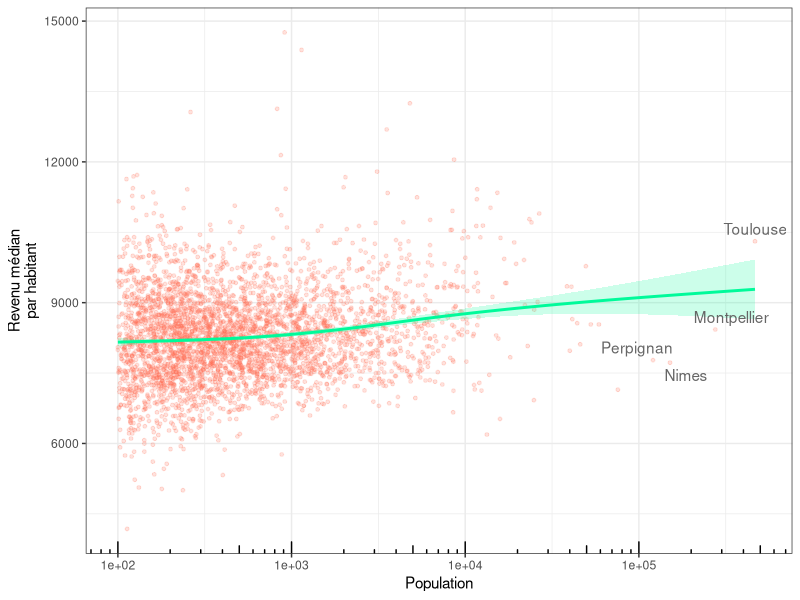
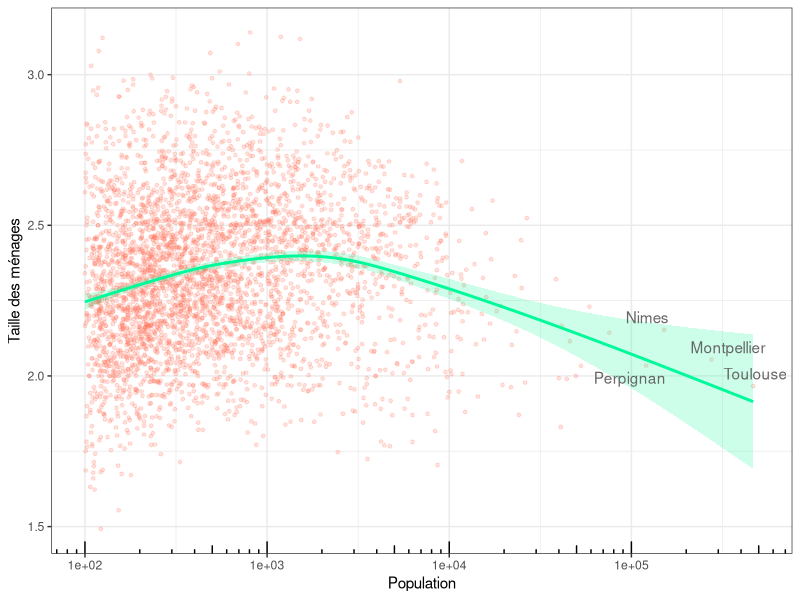

These charts were generated, in order, by the following R code: (Note: this script raises an error after producing the figures.)
## ---- chunk 1
knitr::opts_chunk$set(
    echo = FALSE,
    warning = FALSE, message = FALSE,
    fig.align = "center",
    fig.pos = "h"
)

library(here)
library(tidyverse)
library(cowplot)
library(ggrepel)

theme_set(theme_bw())

occitanie <- read_tsv(here("data", "TDV_hackaviz_2018_utf8.tsv"))

## ---- chunk 2
p_taille <- ggplot(occitanie, aes(
    x = population_2014,
    y = Nombre_personnes_dans_menages_fiscaux / Nombre_menages_fiscaux
)) +
    geom_point(size = 1, alpha = 0.2, color = "coral1") +
    geom_smooth(color = "mediumspringgreen", fill = "mediumspringgreen", alpha = 0.2) +
    geom_text_repel(aes(label = if_else(
        commune %in% c("TOULOUSE", "MONTPELLIER", "NIMES", "PERPIGNAN"),
        stringr::str_to_title(commune),
        NA_character_
    )), color = "gray40") +
    scale_x_log10(limits = c(100, 500000)) +
    annotation_logticks(sides = "b") +
    labs(x = "Population", y = "Taille des ménages")

p_revenu <- ggplot(occitanie, aes(
    x = population_2014,
    y = mediane_du_revenu_disponible_par_unite_de_consommation_euro / (Nombre_personnes_dans_menages_fiscaux / Nombre_menages_fiscaux)
)) +
    geom_point(size = 1, alpha = 0.2, color = "coral1") +
    geom_smooth(color = "mediumspringgreen", fill = "mediumspringgreen", alpha = 0.2) +
    geom_text_repel(aes(label = if_else(
        commune %in% c("TOULOUSE", "MONTPELLIER", "NIMES", "PERPIGNAN"),
        stringr::str_to_title(commune),
        NA_character_
    )), color = "gray40") +
    scale_x_log10(limits = c(100, 500000)) +
    annotation_logticks(sides = "b") +
    labs(x = "Population", y = "Revenu médian\npar habitant")

ggdraw() +
    draw_plot(p_taille, x = 0.00, y = 0.0, w = 0.48, h = 1.0) +
    draw_plot(p_revenu, x = 0.48, y = 0.0, w = 0.52, h = 1.0) +
    draw_plot_label(LETTERS[1:2], x = c(0, 0.5))

## ---- chunk 3

p_age <- select(occitanie, commune, population_2014, moyenne_age_F_2014, moyenne_age_H_2014) %>%
    gather(key = sexe, value = age_moyen, -population_2014, -commune) %>%
    mutate(sexe = if_else(sexe == "moyenne_age_F_2014", "F", "H")) %>%
    ggplot(aes(
        x = population_2014,
        y = age_moyen,
        color = sexe,
        fill = sexe
    )) +
    geom_smooth() +
    scale_x_log10(limits = c(10, 500000)) +
    annotation_logticks(sides = "b") +
    labs(x = "Population", y = "Moyenne d'age")

p_sexratio <- ggplot(occitanie, aes(x = population_2014, y = log2(Total_population_femmes_2014 / Total_population_hommes_2014))) +
    geom_point(size = 1, alpha = 0.2, color = "coral1") +
    geom_smooth(color = "mediumspringgreen", fill = "mediumspringgreen", alpha = 0.2) +
    geom_text_repel(aes(label = if_else(
        commune %in% c("TOULOUSE", "MONTPELLIER", "NIMES", "PERPIGNAN"),
        stringr::str_to_title(commune),
        NA_character_
    )), color = "gray40") +
    scale_x_log10(limits = c(10, 500000)) +
    coord_cartesian(ylim = c(-1, 1)) +
    annotation_logticks(sides = "b") +
    geom_hline(yintercept = 0, linetype = "dashed") +
    labs(x = "Population", y = "<- Hommes | Femmes ->")

ggdraw() +
    draw_plot(p_age     , x = 0.0, y = 0.0, w = 0.55, h = 1.0) +
    draw_plot(p_sexratio, x = 0.55, y = 0.0, w = 0.44, h = 1.0) +
    draw_plot_label(LETTERS[1:2], x = c(0, 0.5))

## ---- chunk 4
select(occitanie, commune, population_2014, Hypermarche:Station_service) %>%
    gather(key = commerce, value = nombre, -commune, -population_2014) %>%
    filter(commerce %in% c("Boulangerie", "Hypermarche", "Librairie_papeterie_journaux")) %>%
    mutate(commerce = {
        mf <- factor(commerce, levels = c("Boulangerie", "Librairie_papeterie_journaux", "Hypermarche"))
        levels(mf) <- c("Boulangerie", "Librairie & papeterie", "Hypermarché")
        mf
    }) %>%
    ggplot(aes(x = population_2014, y = nombre + 1)) +
    geom_point(size = 1.2, alpha = 0.25, color = "coral1") +
    geom_smooth(color = "mediumspringgreen") +
    geom_smooth(color = "grey", method = "lm", se = FALSE) +
    scale_x_log10(limits = c(10, 500000)) +
    scale_y_log10(limits = c(1, 500), breaks = c(1, 10, 100), labels = c(0, 9, 99)) +
    annotation_logticks(sides = "bl") +
    labs(x = "Population", y = "Nombre de magasins") +
    facet_wrap(~commerce)

## ---- chunk 5
commerces <- select(occitanie, commune, population_2014, Hypermarche:Station_service) %>%
    gather(key = commerce, value = nombre, -commune, -population_2014)

premCom <- tibble(
    commerce = unique(commerces$commerce),
    premiere_installation = map_dbl(unique(commerces$commerce), function(x) {
        md <- filter(commerces, commerce == x)
        vars <- tibble(
            var1 = log10(md$population_2014 + 1),
            var2 = log10(md$nombre + 1)
        )
        mlm <- lm(var2 ~ var1, data = vars)
        a <- mlm$coefficients[[2]]
        b <- mlm$coefficients[[1]]
        p <- 10^((log10(2) - b) / a) -1
        p
    }),
    pmin = map_dbl(unique(commerces$commerce), function(x) {
        md <- filter(commerces, commerce == x)
        vars <- tibble(
            var1 = log10(md$population_2014 + 1),
            var2 = log10(md$nombre + 1)
        )
        mlm <- lm(var2 ~ var1, data = vars)
        mci <- confint.lm(mlm)
        amax <- mci[2, 2]
        bmin <- mci[1, 1]
        pmin <- 10^((log10(2) - bmin) / amax) -1
        pmin
    }),
        pmax = map_dbl(unique(commerces$commerce), function(x) {
        md <- filter(commerces, commerce == x)
        vars <- tibble(
            var1 = log10(md$population_2014 + 1),
            var2 = log10(md$nombre + 1)
        )
        mlm <- lm(var2 ~ var1, data = vars)
        mci <- confint.lm(mlm)
        amin <- mci[2, 1]
        bmax <- mci[1, 2]
        pmax <- 10^((log10(2) - bmax) / amin) -1
        pmax
    })
    
) %>% arrange(premiere_installation) %>%
    mutate(commerce = forcats::fct_reorder(commerce, premiere_installation))

ggplot(premCom, aes(x = commerce, y = premiere_installation)) +
    geom_col(fill = "coral1", width = 0.7) +
    # geom_text(aes(x = commerce, y = premiere_installation, label = round(premiere_installation)), angle = 90, hjust = 1, vjust = 0.5, inherit.aes = FALSE, size = 2.5) +
    geom_errorbar(aes(ymin = pmin, ymax = pmax), width = 0.2) +
    scale_y_log10() +
    annotation_logticks(sides = "l") +
    coord_cartesian(ylim = c(100, 1000000)) +
    theme(axis.text.x = element_text(angle = 33, hjust = 1, size = 8)) +
    labs(x = "", y = "Population moyenne\nde première installation")
## ---- chunk 6
# tibble(
#     commerce = premCom$commerce,
#     n_commune = map_int(premCom$commerce, function(x) {
#         filter(commerces, nombre == 0, commerce == x) %>%
#             filter(population_2014 > (2 * filter(premCom, commerce == x)$premiere_installation)) %>%
#             nrow()
#     })
# )

map_dfr(premCom$commerce, function(x) {
    filter(commerces, nombre == 0, commerce == x) %>%
        filter(population_2014 > (2 * filter(premCom, commerce == x)$premiere_installation))
}) %>% group_by(commerce) %>%
    slice(which.max(population_2014)) %>%
    select(-nombre) %>%
    knitr::kable()

